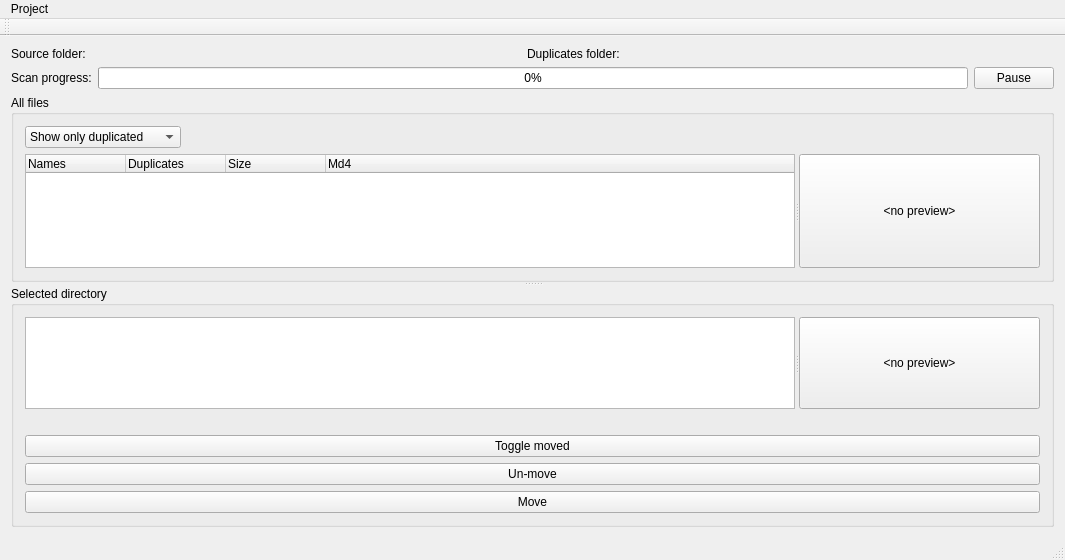
<?xml version="1.0" encoding="UTF-8"?>
<ui version="4.0">
 <class>MainWindow</class>
 <widget class="QMainWindow" name="MainWindow">
  <property name="geometry">
   <rect>
    <x>0</x>
    <y>0</y>
    <width>1065</width>
    <height>560</height>
   </rect>
  </property>
  <property name="windowTitle">
   <string>MainWindow</string>
  </property>
  <widget class="QWidget" name="centralWidget">
   <layout class="QVBoxLayout" name="verticalLayout">
    <item>
     <layout class="QHBoxLayout" name="horizontalLayout">
      <item>
       <widget class="QLabel" name="label_3">
        <property name="sizePolicy">
         <sizepolicy hsizetype="Fixed" vsizetype="Preferred">
          <horstretch>0</horstretch>
          <verstretch>0</verstretch>
         </sizepolicy>
        </property>
        <property name="text">
         <string>Source folder:</string>
        </property>
       </widget>
      </item>
      <item>
       <widget class="QLabel" name="folderLabel">
        <property name="sizePolicy">
         <sizepolicy hsizetype="Preferred" vsizetype="Preferred">
          <horstretch>0</horstretch>
          <verstretch>0</verstretch>
         </sizepolicy>
        </property>
        <property name="minimumSize">
         <size>
          <width>0</width>
          <height>0</height>
         </size>
        </property>
        <property name="text">
         <string>&lt;none&gt;</string>
        </property>
       </widget>
      </item>
      <item>
       <widget class="QLabel" name="label">
        <property name="sizePolicy">
         <sizepolicy hsizetype="Fixed" vsizetype="Preferred">
          <horstretch>0</horstretch>
          <verstretch>0</verstretch>
         </sizepolicy>
        </property>
        <property name="text">
         <string>Duplicates folder:</string>
        </property>
       </widget>
      </item>
      <item>
       <widget class="QLabel" name="duplicatesFolderLabel">
        <property name="text">
         <string>&lt;none&gt;</string>
        </property>
       </widget>
      </item>
     </layout>
    </item>
    <item>
     <layout class="QHBoxLayout" name="horizontalLayout_2">
      <item>
       <widget class="QLabel" name="label_4">
        <property name="sizePolicy">
         <sizepolicy hsizetype="Fixed" vsizetype="Preferred">
          <horstretch>0</horstretch>
          <verstretch>0</verstretch>
         </sizepolicy>
        </property>
        <property name="text">
         <string>Scan progress:</string>
        </property>
       </widget>
      </item>
      <item>
       <widget class="QProgressBar" name="progressBar">
        <property name="sizePolicy">
         <sizepolicy hsizetype="Expanding" vsizetype="Fixed">
          <horstretch>0</horstretch>
          <verstretch>0</verstretch>
         </sizepolicy>
        </property>
        <property name="minimumSize">
         <size>
          <width>200</width>
          <height>0</height>
         </size>
        </property>
        <property name="value">
         <number>0</number>
        </property>
        <property name="format">
         <string>%p%</string>
        </property>
       </widget>
      </item>
      <item>
       <widget class="QPushButton" name="pauseButton">
        <property name="sizePolicy">
         <sizepolicy hsizetype="Fixed" vsizetype="Fixed">
          <horstretch>0</horstretch>
          <verstretch>0</verstretch>
         </sizepolicy>
        </property>
        <property name="text">
         <string>Pause</string>
        </property>
       </widget>
      </item>
     </layout>
    </item>
    <item>
     <widget class="QSplitter" name="splitter_3">
      <property name="orientation">
       <enum>Qt::Vertical</enum>
      </property>
      <widget class="QGroupBox" name="groupBox">
       <property name="title">
        <string>All files</string>
       </property>
       <layout class="QGridLayout" name="gridLayout">
        <item row="0" column="0">
         <widget class="QComboBox" name="filterComboBox">
          <property name="enabled">
           <bool>true</bool>
          </property>
          <property name="currentIndex">
           <number>1</number>
          </property>
          <item>
           <property name="text">
            <string>Show all</string>
           </property>
          </item>
          <item>
           <property name="text">
            <string>Show only duplicated</string>
           </property>
          </item>
          <item>
           <property name="text">
            <string>Show only not resolved</string>
           </property>
          </item>
         </widget>
        </item>
        <item row="0" column="1">
         <spacer name="horizontalSpacer">
          <property name="orientation">
           <enum>Qt::Horizontal</enum>
          </property>
          <property name="sizeHint" stdset="0">
           <size>
            <width>828</width>
            <height>20</height>
           </size>
          </property>
         </spacer>
        </item>
        <item row="1" column="0" colspan="2">
         <widget class="QSplitter" name="splitter">
          <property name="orientation">
           <enum>Qt::Horizontal</enum>
          </property>
          <widget class="QTreeWidget" name="treeWidget">
           <column>
            <property name="text">
             <string>Names</string>
            </property>
           </column>
           <column>
            <property name="text">
             <string>Duplicates</string>
            </property>
           </column>
           <column>
            <property name="text">
             <string>Size</string>
            </property>
           </column>
           <column>
            <property name="text">
             <string>Md4</string>
            </property>
           </column>
          </widget>
          <widget class="QPushButton" name="treePreviewButton">
           <property name="sizePolicy">
            <sizepolicy hsizetype="Minimum" vsizetype="Preferred">
             <horstretch>0</horstretch>
             <verstretch>0</verstretch>
            </sizepolicy>
           </property>
           <property name="text">
            <string>&lt;no preview&gt;</string>
           </property>
          </widget>
         </widget>
        </item>
       </layout>
      </widget>
      <widget class="QGroupBox" name="groupBox_2">
       <property name="title">
        <string>Selected directory</string>
       </property>
       <layout class="QVBoxLayout" name="verticalLayout_2">
        <item>
         <widget class="QSplitter" name="splitter_2">
          <property name="orientation">
           <enum>Qt::Horizontal</enum>
          </property>
          <widget class="QTableWidget" name="tableWidget">
           <property name="editTriggers">
            <set>QAbstractItemView::NoEditTriggers</set>
           </property>
          </widget>
          <widget class="QPushButton" name="tablePreviewButton">
           <property name="text">
            <string>&lt;no preview&gt;</string>
           </property>
          </widget>
         </widget>
        </item>
        <item>
         <spacer name="horizontalSpacer_2">
          <property name="orientation">
           <enum>Qt::Horizontal</enum>
          </property>
          <property name="sizeHint" stdset="0">
           <size>
            <width>687</width>
            <height>20</height>
           </size>
          </property>
         </spacer>
        </item>
        <item>
         <widget class="QPushButton" name="toggleMoveButton">
          <property name="text">
           <string>Toggle moved</string>
          </property>
         </widget>
        </item>
        <item>
         <widget class="QPushButton" name="unmoveButton">
          <property name="text">
           <string>Un-move</string>
          </property>
         </widget>
        </item>
        <item>
         <widget class="QPushButton" name="moveButton">
          <property name="text">
           <string>Move</string>
          </property>
         </widget>
        </item>
       </layout>
      </widget>
     </widget>
    </item>
   </layout>
  </widget>
  <widget class="QMenuBar" name="menuBar">
   <property name="geometry">
    <rect>
     <x>0</x>
     <y>0</y>
     <width>1065</width>
     <height>25</height>
    </rect>
   </property>
   <widget class="QMenu" name="menuProject">
    <property name="title">
     <string>Project</string>
    </property>
    <addaction name="actionNew"/>
    <addaction name="separator"/>
    <addaction name="actionQuit"/>
   </widget>
   <addaction name="menuProject"/>
  </widget>
  <widget class="QToolBar" name="mainToolBar">
   <attribute name="toolBarArea">
    <enum>TopToolBarArea</enum>
   </attribute>
   <attribute name="toolBarBreak">
    <bool>false</bool>
   </attribute>
  </widget>
  <widget class="QStatusBar" name="statusBar"/>
  <action name="actionNew">
   <property name="text">
    <string>New</string>
   </property>
   <property name="shortcut">
    <string>Ctrl+N</string>
   </property>
  </action>
  <action name="actionQuit">
   <property name="text">
    <string>Quit</string>
   </property>
  </action>
 </widget>
 <layoutdefault spacing="6" margin="11"/>
 <resources/>
 <connections/>
</ui>
